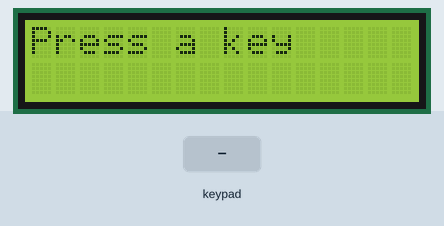
A sketch run on a simulated Arduino Uno, built with avr-gcc and run on an emulated ATmega328P. Shown: 16×2 character LCD. Inputs (shaded band) come from the test bench.

Above: at 3.2 s.
3.3 s: keypad keys 9 8 7 6 # pressed 0.4 s apart
At 6.2 s:
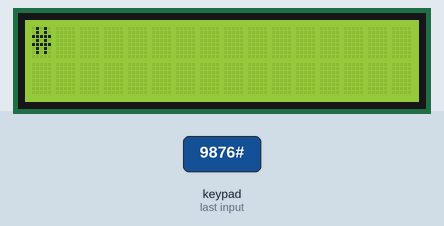
6.8 s: key '*' pressed
At 7.5 s:
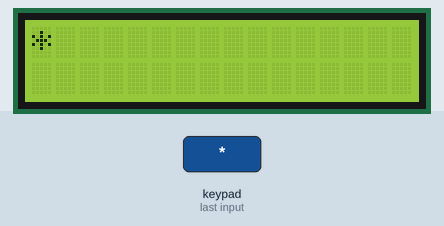
8.3 s: key 'A' pressed
At 8.6 s:
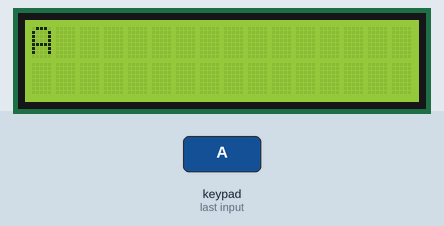
9.8 s: keypad keys 9 8 7 6 D pressed 0.4 s apart
At 12.3 s:
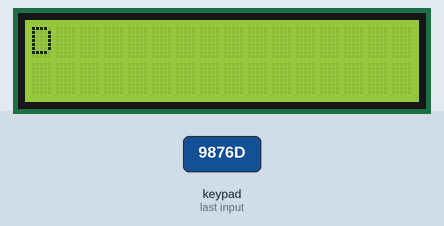
13.3 s: key 'B' pressed
14.8 s: key 'C' pressed
Timing chart, 0 to 17.3 s (numbered marks = the images above; inputs shaded):
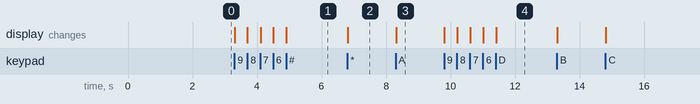

The sketch:

lcdi2ckeypad.ino
```cpp
//Hello, This is the code to use a 4x4 keypad matrix with and Arduino and show the result on an LCD screen
//You should wire you keypad from 8to1 (keypad pins) to 9to2 Arduino digital pins
//SurtrTech

#include <Keypad.h> //The keypad and LCD i2c libraries
#include <Wire.h>
#include <LCD.h>
#include <LiquidCrystal_I2C.h>
#define I2C_ADDR 0x27 //defining the LCD pins
#define BACKLIGHT_PIN 3
#define En_pin 2
#define Rw_pin 1
#define Rs_pin 0
#define D4_pin 4
#define D5_pin 5
#define D6_pin 6
#define D7_pin 7
LiquidCrystal_I2C lcd(I2C_ADDR,En_pin,Rw_pin,Rs_pin,D4_pin,D5_pin,D6_pin,D7_pin);
const byte numRows= 4; //number of rows on the keypad
const byte numCols= 4; //number of columns on the keypad
//keymap defines the key pressed according to the row and columns just as appears on the keypad
char keymap[numRows][numCols]=
{
{'1', '4', '7', '*'},
{'2', '5', '8', '0'},
{'3', '6', '9', '#'},
{'A', 'B', 'C', 'D'}
};

byte rowPins[numRows] = {9,8,7,6}; //Rows 0 to 3 //if you modify your pins you should modify this too
byte colPins[numCols]= {5,4,3,2}; //Columns 0 to 3
//initializes an instance of the Keypad class
Keypad myKeypad= Keypad(makeKeymap(keymap), rowPins, colPins, numRows, numCols);
void setup()
           {
            Serial.begin(9600);
            lcd.begin (16,2);
            lcd.setBacklightPin(BACKLIGHT_PIN,POSITIVE);
            lcd.setBacklight(HIGH);
            lcd.home ();
            lcd.print("Press a key");
            delay(2000);
           }

void loop()
{
         char keypressed = myKeypad.getKey();
         if (keypressed != NO_KEY)
             {
              lcd.clear();
              lcd.print(keypressed);
//            Serial.println(keypressed); Uncomment this to show it on the serial monitor too
              }
}
```

Measured:
- after the input at 3.3 s, the display: first changes at once (image 1 shows a later state)
- after the input at 6.8 s, the display: changes at once (image 2)
- after the input at 8.3 s, the display: changes at once (image 3)
- after the input at 9.8 s, the display: first changes at once (image 4 shows a later state)
